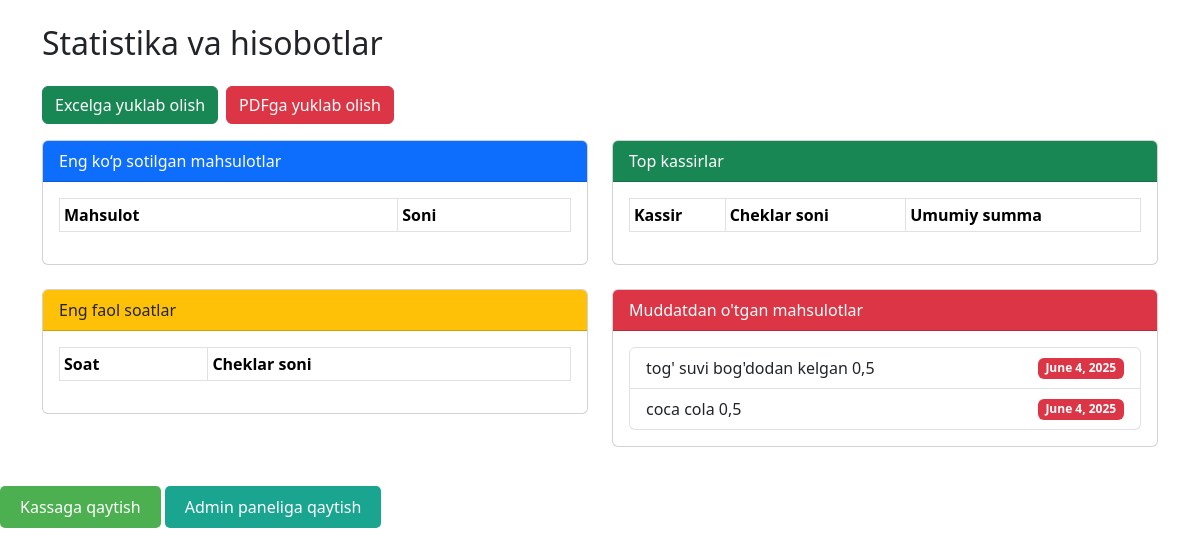
/statistika/ (signed in), run on an earlier commit of the app's database.
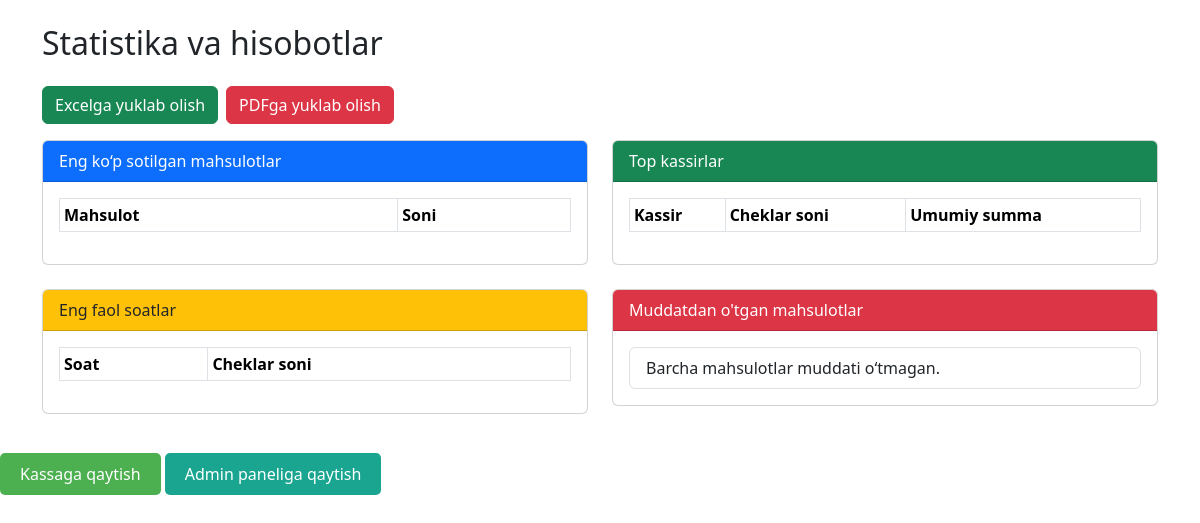
And on a later commit of the database.
### market/models.py (models this page shows, shortened)
class Product(models.Model):
    catagory = models.ForeignKey(Catagory, on_delete=models.CASCADE, related_name='products')
    ombor = models.ForeignKey(Ombor, on_delete=models.CASCADE, related_name='products')
    barcode = models.CharField(max_length=100, unique=True)
    desc = models.TextField(blank=True, null=True)
    r_price = models.DecimalField(max_digits=12, decimal_places=2)
    s_price = models.DecimalField(max_digits=12, decimal_places=2)
    stock = models.IntegerField(default=0)
    start_date = models.DateField(default=timezone.now)     # Mahsulot sotuvga chiqqan sana
    end_date = models.DateField(blank=True, null=True)      # Muddati tugash sanasi (ixtiyoriy)

### market/views.py (the view)
# urls.py: path('statistika/', views.statistics, name='statistics'),
@user_passes_test(is_kassir_or_admin)
def statistics(request):
    category_stats = (
        SaleItem.objects
        .values('product__catagory__name')
        .annotate(total_sales=Sum('quantity'), total_sum=Sum('price'))
        .order_by('-total_sales')
    )
    product_stats = (
        SaleItem.objects
        .values('product__desc')
        .annotate(total_sales=Sum('quantity'), total_sum=Sum('price'))
        .order_by('-total_sales')[:10]
    )
    kassir_stats = (
        Sale.objects
        .values('created_by__username')
        .annotate(total_cheks=Count('id'), total_sum=Sum('items__price'))
        .order_by('-total_cheks')
    )
    date_stats = (
        Sale.objects
        .values('created_at__date')
        .annotate(total_cheks=Count('id'), total_sum=Sum('items__price'))
        .order_by('-created_at__date')
    )
    hour_stats = (
        Sale.objects
        .annotate(hour=ExtractHour('created_at'))
        .values('hour')
        .annotate(total_cheks=Count('id'))
        .order_by('-total_cheks')
    )
    now = timezone.now().date()
    expired_products = Product.objects.filter(end_date__lt=now)
    return render(request, 'market/statistics.html', {
        'category_stats': category_stats,
        'product_stats': product_stats,
        'kassir_stats': kassir_stats,
        'date_stats': date_stats,
        'hour_stats': hour_stats,
        'expired_products': expired_products,
    })

### market/views.py (called while the page is built)
def is_kassir_or_admin(user):
    return user.is_superuser or user.groups.filter(name='Kassir').exists()

### market/templates/market/statistics.html (shortened to what this page needs)
{% load static %}
<!DOCTYPE html>
<html lang="uz">
<head>
    <link rel="stylesheet" href="https://cdn.jsdelivr.net/npm/bootstrap@5.3.3/dist/css/bootstrap.min.css">
</head>
<body>
<div class="container py-4">
    <h2 class="mb-4">Statistika va hisobotlar</h2>
    <div class="mb-3 d-flex gap-2">
        <a href="{% url 'statistics_export_excel' %}" class="btn btn-success">Excelga yuklab olish</a>
        <a href="{% url 'statistics_export_pdf' %}" class="btn btn-danger">PDFga yuklab olish</a>
    </div>
    <div class="row">
        <div class="col-md-6 mb-4">
            <div class="card">
                <div class="card-header bg-primary text-white">Eng ko‘p sotilgan mahsulotlar</div>
                <div class="card-body">
                    <table class="table table-sm table-bordered">
                        <tr><th>Mahsulot</th><th>Soni</th></tr>
                    </table>
                </div>
            </div>
        </div>
        <div class="col-md-6 mb-4">
            <div class="card">
                <div class="card-header bg-success text-white">Top kassirlar</div>
                <div class="card-body">
                    <table class="table table-sm table-bordered">
                        <tr><th>Kassir</th><th>Cheklar soni</th><th>Umumiy summa</th></tr>
                    </table>
                </div>
            </div>
        </div>
        <div class="col-md-6 mb-4">
            <div class="card">
                <div class="card-header bg-warning">Eng faol soatlar</div>
                <div class="card-body">
                    <table class="table table-sm table-bordered">
                        <tr><th>Soat</th><th>Cheklar soni</th></tr>
                    </table>
                </div>
            </div>
        </div>
        <div class="col-md-6 mb-4">
            <div class="card">
                <div class="card-header bg-danger text-white">Muddatdan o'tgan mahsulotlar</div>
                <div class="card-body">
                    <ul class="list-group">
                        {% for p in expired_products %}
                        <li class="list-group-item d-flex justify-content-between align-items-center">
                            {{ p.desc }} <span class="badge bg-danger">{{ p.end_date }}</span>
                        </li>
                        {% empty %}
                        <li class="list-group-item">Barcha mahsulotlar muddati o‘tmagan.</li>
                        {% endfor %}
                    </ul>
                </div>
            </div>
        </div>
    </div>
</div>
<a href="{% url 'kassa' %}" style="padding: 10px 20px; background-color: #4CAF50; color: white; text-decoration: none; border-radius: 5px;">Kassaga qaytish</a>
<a href="{% url 'admin_management' %}" style="padding: 10px 20px; background-color: #19a590; color: white; text-decoration: none; border-radius: 5px;">Admin paneliga qaytish</a>
</body>
</html>

What changed in the data, as far as the page shows it:
removed Product: desc "tog' suvi bog'dodan kelgan 0,5", end_date "June 4, 2025"
removed Product: desc "coca cola 0,5", end_date "June 4, 2025"
Also different on the page:
text now shown: "Barcha mahsulotlar muddati o‘tmagan."
